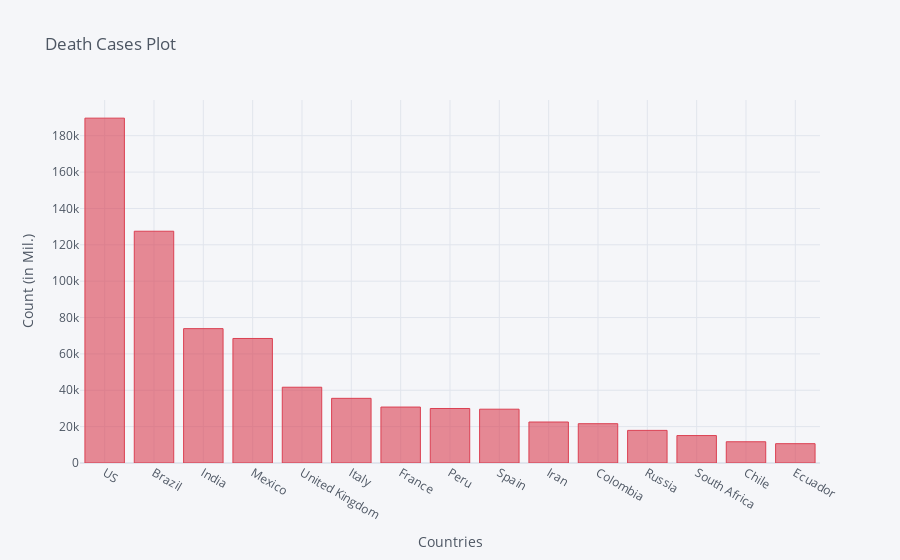

The cell this chart's notebook holds for it:
### Code cell
death_df2_plot.iplot(kind='bar', x='Country/Region', y='9/8/20',color='red',
                    title='Death Cases Plot',xTitle='Countries',yTitle='Count (in Mil.)')

### Figure 1 — Plotly figure (JSON) as saved in the notebook; plotly's stock layout.template omitted (floating-point values rounded to 4 significant figures)
{"data": [{"marker": {"color": "rgba(219, 64, 82, 0.6)", "line": {"color": "rgba(219, 64, 82, 1.0)", "width": 1}}, "name": "9/8/20", "orientation": "v", "text": "", "type": "bar", "x": ["US", "Brazil", "India", "Mexico", "United Kingdom", "Italy", "France", "Peru", "Spain", "Iran", "Colombia", "Russia", "South Africa", "Chile", "Ecuador"], "y": [189653, 127464, 73890, 68484, 41675, 35563, 30770, 29976, 29594, 22542, 21611, 17939, 15086, 11682, 10627]}], "layout": {"legend": {"bgcolor": "#F5F6F9", "font": {"color": "#4D5663"}}, "paper_bgcolor": "#F5F6F9", "plot_bgcolor": "#F5F6F9", "title": {"font": {"color": "#4D5663"}, "text": "Death Cases Plot"}, "xaxis": {"gridcolor": "#E1E5ED", "showgrid": true, "tickfont": {"color": "#4D5663"}, "title": {"font": {"color": "#4D5663"}, "text": "Countries"}, "zerolinecolor": "#E1E5ED"}, "yaxis": {"gridcolor": "#E1E5ED", "showgrid": true, "tickfont": {"color": "#4D5663"}, "title": {"font": {"color": "#4D5663"}, "text": "Count (in Mil.)"}, "zerolinecolor": "#E1E5ED"}}}
